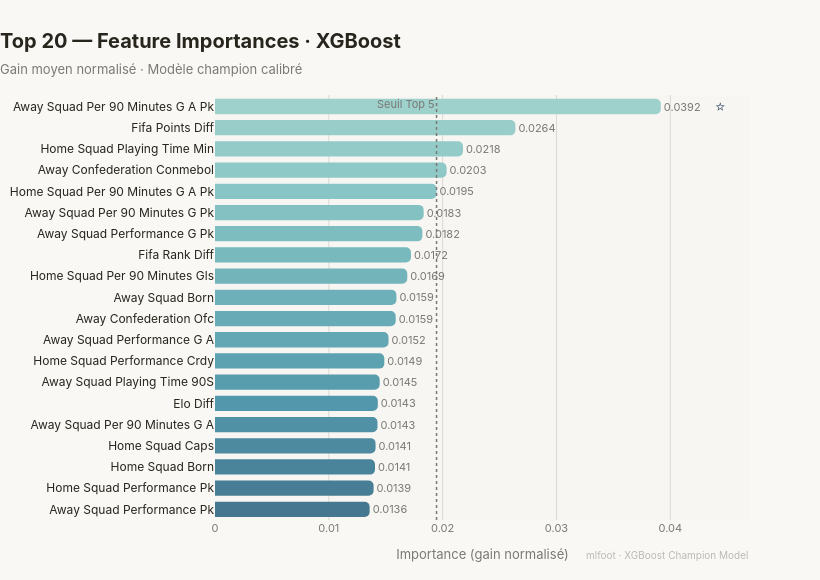

Notebook cell for this chart:
### Markdown cell above
## 5. Etape 4 - Nettoyer le Bruit (Feature Importance)

Decouverte: `city` et `country` ajoutent du bruit et prennent beaucoup de place dans les features importance (geographie non predictive).

On conserve un modele plus strategique: Elo, FIFA points, temps de jeu FBref.

Visualisation: Top 20 des features finales.

### Code cell
import joblib
import numpy as np
import pandas as pd
import plotly.graph_objects as go
import colorsys
from pathlib import Path

# --- Chargement modèle ---
model_path = PROC_DIR / "models" / "champion_xgboost.pkl"
model = joblib.load(model_path)

# --- Extraction pipeline (CalibratedClassifierCV ou direct) ---
if hasattr(model, "calibrated_classifiers_"):
    first_fold = model.calibrated_classifiers_[0].estimator
else:
    first_fold = model

preprocessor = first_fold.steps[0][1]
xgb_model    = first_fold.steps[-1][1]

try:
    feature_names = preprocessor.get_feature_names_out()
except Exception:
    feature_names = [f"feature_{i}" for i in range(len(xgb_model.feature_importances_))]

# --- Nettoyage des noms de features (retire les préfixes sklearn type "num__", "cat__") ---
def clean_name(name: str) -> str:
    if "__" in name:
        name = name.split("__", 1)[1]
    return name.replace("_", " ").title()

# --- DataFrame ---
importances = xgb_model.feature_importances_
min_len = min(len(feature_names), len(importances))

df_imp = (
    pd.DataFrame({
        "Feature":    [clean_name(f) for f in feature_names[:min_len]],
        "Feature_raw": feature_names[:min_len],
        "Importance": importances[:min_len],
    })
    .sort_values("Importance", ascending=False)
    .head(20)
    .reset_index(drop=True)
)

# Tri croissant pour le bar horizontal (top en haut avec autorange=reversed)
df_plot = df_imp.sort_values("Importance", ascending=True).reset_index(drop=True)

# --- Palette gradient (même logique que WC 2026) ---
n = len(df_plot)

def oklch_approx_to_hex(l, c, h_deg):
    h = h_deg / 360
    s = min(c * 2.5, 1.0)
    r, g, b = colorsys.hls_to_rgb(h, l, s)
    return f"#{int(r*255):02x}{int(g*255):02x}{int(b*255):02x}"

# Gradient du bas (faible importance, bleu froid) vers le haut (forte, teal chaud)
hex_colors = [
    oklch_approx_to_hex(0.42 + 0.30 * (i / max(n - 1, 1)), 0.14, 200 - 25 * (i / max(n - 1, 1)))
    for i in range(n)
]

# --- Seuil top 5 ---
threshold = df_plot["Importance"].nlargest(5).min()

# --- Figure ---
fig = go.Figure()

fig.add_trace(go.Bar(
    x=df_plot["Importance"],
    y=df_plot["Feature"],
    orientation="h",
    marker=dict(
        color=hex_colors,
        line=dict(width=0),
        cornerradius=5,
    ),
    text=[f"{v:.4f}" for v in df_plot["Importance"]],
    textposition="outside",
    textfont=dict(size=11, family="Inter, sans-serif", color="#7a7974"),
    hovertemplate="<b>%{y}</b><br>Importance : <b>%{x:.5f}</b><extra></extra>",
    cliponaxis=False,
))

# --- Ligne de seuil top 5 ---
fig.add_vline(
    x=threshold,
    line_dash="dot",
    line_color="#7a7974",
    line_width=1.5,
    annotation_text="Seuil Top 5",
    annotation_position="top left",
    annotation_font=dict(size=11, color="#7a7974"),
)

# --- Étoile sur la feature #1 ---
top_feature = df_plot.iloc[-1]
fig.add_annotation(
    x=top_feature["Importance"],
    y=top_feature["Feature"],
    text="⭐",
    showarrow=False,
    xanchor="left",
    xshift=52,
    font=dict(size=15),
)

# --- Layout ---
max_imp = df_plot["Importance"].max()

fig.update_layout(
    title=dict(
        text=(
            "<b>Top 20 — Feature Importances · XGBoost</b><br>"
            "<span style='font-size:13px;color:#7a7974'>"
            "Gain moyen normalisé · Modèle champion calibré</span>"
        ),
        font=dict(size=20, family="Inter, sans-serif", color="#28251d"),
        x=0,
        xanchor="left",
        pad=dict(b=20),
    ),
    xaxis=dict(
        title=dict(
            text="Importance (gain normalisé)",
            font=dict(size=13, color="#7a7974"),
        ),
        gridcolor="#dcd9d5",
        gridwidth=1,
        zeroline=False,
        range=[0, max_imp * 1.20],
        tickfont=dict(size=11, family="Inter, sans-serif", color="#7a7974"),
    ),
    yaxis=dict(
        title=None,
        tickfont=dict(size=12, family="Inter, sans-serif", color="#28251d"),
        automargin=True,    # évite la troncature des longs noms
    ),
    plot_bgcolor="#f7f6f2",
    paper_bgcolor="#f9f8f5",
    margin=dict(l=10, r=70, t=95, b=60),
    height=580,
    width=820,
    showlegend=False,
    bargap=0.28,
    font=dict(family="Inter, sans-serif"),
    hoverlabel=dict(
        bgcolor="#1c1b19",
        font=dict(color="#cdccca", size=13, family="Inter, sans-serif"),
        bordercolor="#393836",
    ),
)

# --- Watermark ---
fig.add_annotation(
    text="mlfoot · XGBoost Champion Model",
    xref="paper", yref="paper",
    x=1, y=-0.10,
    xanchor="right",
    font=dict(size=10, color="#bab9b4"),
    showarrow=False,
)

fig.show()
# fig.write_image("feature_importance_xgb.png", scale=2)

### Figure 1 — Plotly figure (JSON) as saved in the notebook; plotly's stock layout.template omitted (floating-point values rounded to 4 significant figures)
{"data": [{"cliponaxis": false, "hovertemplate": "<b>%{y}</b><br>Importance : <b>%{x:.5f}</b><extra></extra>", "marker": {"color": ["#457790", "#487d96", "#4a849b", "#4d8aa0", "#5091a6", "#5297ab", "#579dae", "#5da2b1", "#62a7b3", "#68abb6", "#6db0b9", "#73b4bb", "#78b9be", "#7dbdc0", "#83c1c3", "#88c5c6", "#8ec8c7", "#93cbc9", "#99cdca", "#9ed0cc"], "cornerradius": 5, "line": {"width": 0}}, "orientation": "h", "text": ["0.0136", "0.0139", "0.0141", "0.0141", "0.0143", "0.0143", "0.0145", "0.0149", "0.0152", "0.0159", "0.0159", "0.0169", "0.0172", "0.0182", "0.0183", "0.0195", "0.0203", "0.0218", "0.0264", "0.0392"], "textfont": {"color": "#7a7974", "family": "Inter, sans-serif", "size": 11}, "textposition": "outside", "type": "bar", "x": [0.01359, 0.01393, 0.01406, 0.01411, 0.01428, 0.01431, 0.01447, 0.01488, 0.01525, 0.01587, 0.01594, 0.01689, 0.01722, 0.01822, 0.01833, 0.01946, 0.02035, 0.02179, 0.02639, 0.03917], "y": ["Away Squad Performance Pk", "Home Squad Performance Pk", "Home Squad Born", "Home Squad Caps", "Away Squad Per 90 Minutes G A", "Elo Diff", "Away Squad Playing Time 90S", "Home Squad Performance Crdy", "Away Squad Performance G A", "Away Confederation Ofc", "Away Squad Born", "Home Squad Per 90 Minutes Gls", "Fifa Rank Diff", "Away Squad Performance G Pk", "Away Squad Per 90 Minutes G Pk", "Home Squad Per 90 Minutes G A Pk", "Away Confederation Conmebol", "Home Squad Playing Time Min", "Fifa Points Diff", "Away Squad Per 90 Minutes G A Pk"]}], "layout": {"annotations": [{"font": {"color": "#7a7974", "size": 11}, "showarrow": false, "text": "Seuil Top 5", "x": 0.01946, "xanchor": "right", "xref": "x", "y": 1, "yanchor": "top", "yref": "y domain"}, {"font": {"size": 15}, "showarrow": false, "text": "⭐", "x": 0.03917, "xanchor": "left", "xshift": 52, "y": "Away Squad Per 90 Minutes G A Pk"}, {"font": {"color": "#bab9b4", "size": 10}, "showarrow": false, "text": "mlfoot · XGBoost Champion Model", "x": 1, "xanchor": "right", "xref": "paper", "y": -0.1, "yref": "paper"}], "bargap": 0.28, "font": {"family": "Inter, sans-serif"}, "height": 580, "hoverlabel": {"bgcolor": "#1c1b19", "bordercolor": "#393836", "font": {"color": "#cdccca", "family": "Inter, sans-serif", "size": 13}}, "margin": {"b": 60, "l": 10, "r": 70, "t": 95}, "paper_bgcolor": "#f9f8f5", "plot_bgcolor": "#f7f6f2", "shapes": [{"line": {"color": "#7a7974", "dash": "dot", "width": 1.5}, "type": "line", "x0": 0.01946, "x1": 0.01946, "xref": "x", "y0": 0, "y1": 1, "yref": "y domain"}], "showlegend": false, "title": {"font": {"color": "#28251d", "family": "Inter, sans-serif", "size": 20}, "pad": {"b": 20}, "text": "<b>Top 20 — Feature Importances · XGBoost</b><br><span style='font-size:13px;color:#7a7974'>Gain moyen normalisé · Modèle champion calibré</span>", "x": 0, "xanchor": "left"}, "width": 820, "xaxis": {"gridcolor": "#dcd9d5", "gridwidth": 1, "range": [0, 0.047], "tickfont": {"color": "#7a7974", "family": "Inter, sans-serif", "size": 11}, "title": {"font": {"color": "#7a7974", "size": 13}, "text": "Importance (gain normalisé)"}, "zeroline": false}, "yaxis": {"automargin": true, "tickfont": {"color": "#28251d", "family": "Inter, sans-serif", "size": 12}, "title": {}}}}
